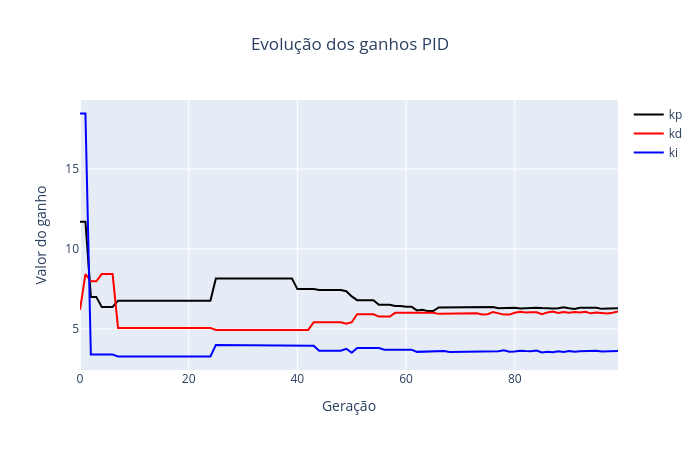

Here is the notebook cell this chart was saved with:
### Code cell
# @title Figura 4: Evolução dos ganhos PID
best_ind_hist = np.array(best_ind_hist)

fig = go.Figure()

fig.add_trace(
    go.Scatter(
        y=best_ind_hist[:,0],
        mode="lines",
        name="kp",
        line=dict(color="black", width=2)
    )
)

fig.add_trace(
    go.Scatter(
        y=best_ind_hist[:,1],
        mode="lines",
        name="kd",
        line=dict(color="red", width=2)
    )
)

fig.add_trace(
    go.Scatter(
        y=best_ind_hist[:,2],
        mode="lines",
        name="ki",
        line=dict(color="blue", width=2)
    )
)

fig.update_layout(
    title=dict(
        text='Evolução dos ganhos PID',
        x=0.5
    ),
    xaxis_title='Geração',
    yaxis_title='Valor do ganho',
    width=700,
    height=450,
)

fig.show()
